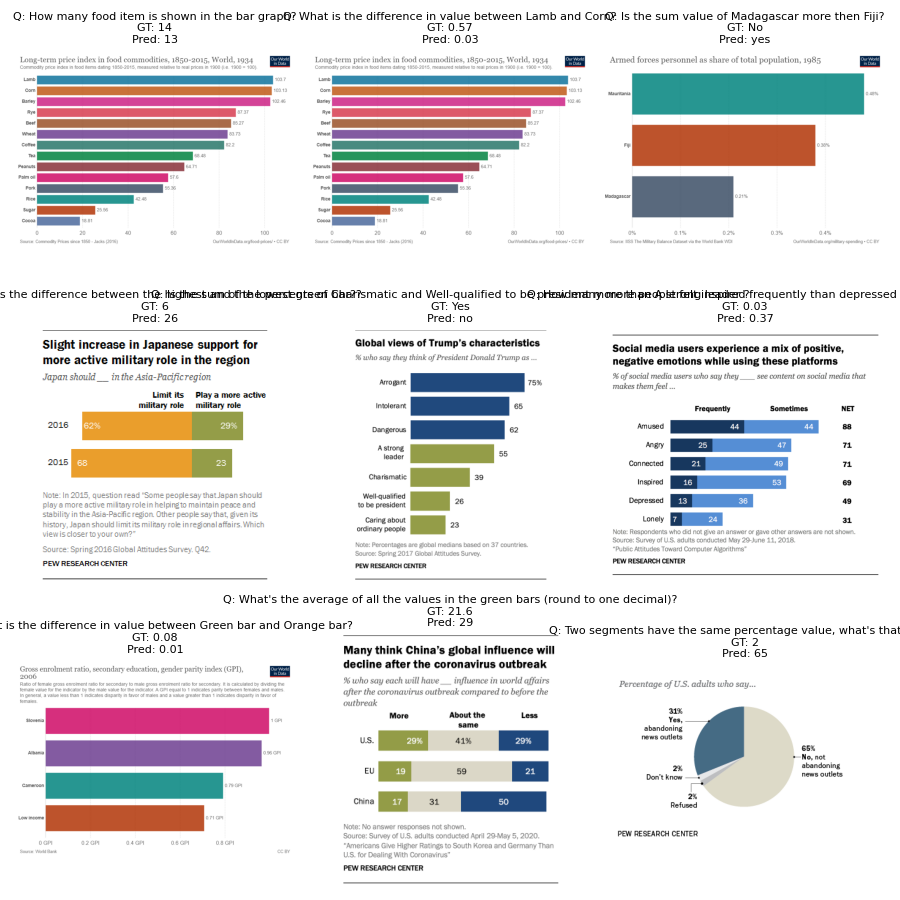
#> input picture legacy/debug-data/mistakes/mistakes-0.png, 900 x 900 px
$ python -i preprocessing.py   (imports and definitions only)
#> lines starting #> are read from the running program, lines starting #| are printed output that depends on the picture
#> in process_image_for_model, image is the input picture: PIL image 900x900 RGBA; mean R, G, B, A 227.9, 225.8, 226.1, 255
"""Image and text preprocessing utilities."""

from typing import Tuple, Optional, Union
from PIL import Image
import io


# Default pixel constraints for Qwen2.5-VL
MIN_PIXELS = 4 * 28 * 28      # 3,136
MAX_PIXELS = 16384 * 28 * 28  # 12,845,056
DEFAULT_PIXELS = 512 * 28 * 28  # ~400k pixels (good balance)


def _resolve_resample(resample: Union[str, int]) -> int:
    if isinstance(resample, int):
        return resample
    name = str(resample).lower()
    if name == "bicubic":
        return Image.BICUBIC
    if name == "lanczos":
        return Image.LANCZOS
    if name == "bilinear":
        return Image.BILINEAR
    return Image.LANCZOS


def resize_image(
    image: Image.Image,
    min_pixels: int = MIN_PIXELS,
    max_pixels: int = DEFAULT_PIXELS,
    resample: Union[str, int] = "lanczos",
) -> Image.Image:
    """
    Resize image to fit within pixel constraints.

    Maintains aspect ratio while ensuring:
    - Total pixels >= min_pixels
    - Total pixels <= max_pixels

    Args:
        image: PIL Image to resize
        min_pixels: Minimum total pixels
        max_pixels: Maximum total pixels
        resample: Resampling filter

    Returns:
        Resized PIL Image
    """
#> called with min_pixels = 3136, max_pixels = 401408, resample = 'lanczos'
    # Convert to RGB if needed
    if image.mode != "RGB":
        image = image.convert("RGB")

    width, height = image.size
#> width = 900; height = 900
    current_pixels = width * height
#> current_pixels = 810000

    # Check if resize is needed
    if min_pixels <= current_pixels <= max_pixels:
        return image

    # Calculate scale factor
    if current_pixels < min_pixels:
        scale = (min_pixels / current_pixels) ** 0.5
    else:
        scale = (max_pixels / current_pixels) ** 0.5
#> scale = 0.704

    new_width = int(width * scale)
#> new_width = 633
    new_height = int(height * scale)
#> new_height = 633

    # Ensure dimensions are at least 28 (patch size)
    new_width = max(28, new_width)
    new_height = max(28, new_height)

    return image.resize((new_width, new_height), resample=_resolve_resample(resample))
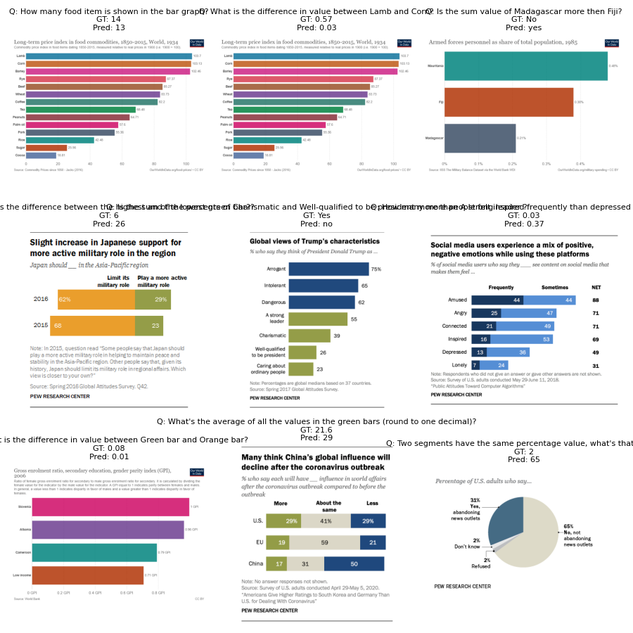
#> returned value: PIL image 633x633 RGB; mean R, G, B 227.4, 225.4, 225.7


def process_image_for_model(
    image: Union[Image.Image, str, bytes],
    min_pixels: int = MIN_PIXELS,
    max_pixels: int = DEFAULT_PIXELS,
    resample: Union[str, int] = "lanczos",
) -> Image.Image:
    """
    Process image for model input.

    Handles various input types and ensures proper format.

    Args:
        image: PIL Image, file path, or bytes
        max_pixels: Maximum pixels after resize

    Returns:
        Processed PIL Image
    """
    # Handle different input types
    if isinstance(image, str):
        image = Image.open(image)
    elif isinstance(image, bytes):
        image = Image.open(io.BytesIO(image))
    elif not isinstance(image, Image.Image):
        raise TypeError(f"Unsupported image type: {type(image)}")

    # Convert to RGB
    if image.mode != "RGB":
        image = image.convert("RGB")

    # Resize if needed
    image = resize_image(image, min_pixels=min_pixels, max_pixels=max_pixels, resample=resample)

    return image


# [125 lines left out: functions get_image_size_info, normalize_text, clean_json_string, truncate_text, batch_process_images, not called in this run]

>>> result = process_image_for_model('../../legacy/debug-data/mistakes/mistakes-0.png')

$ run again, on legacy/debug-data/mistakes/mistakes-1.png
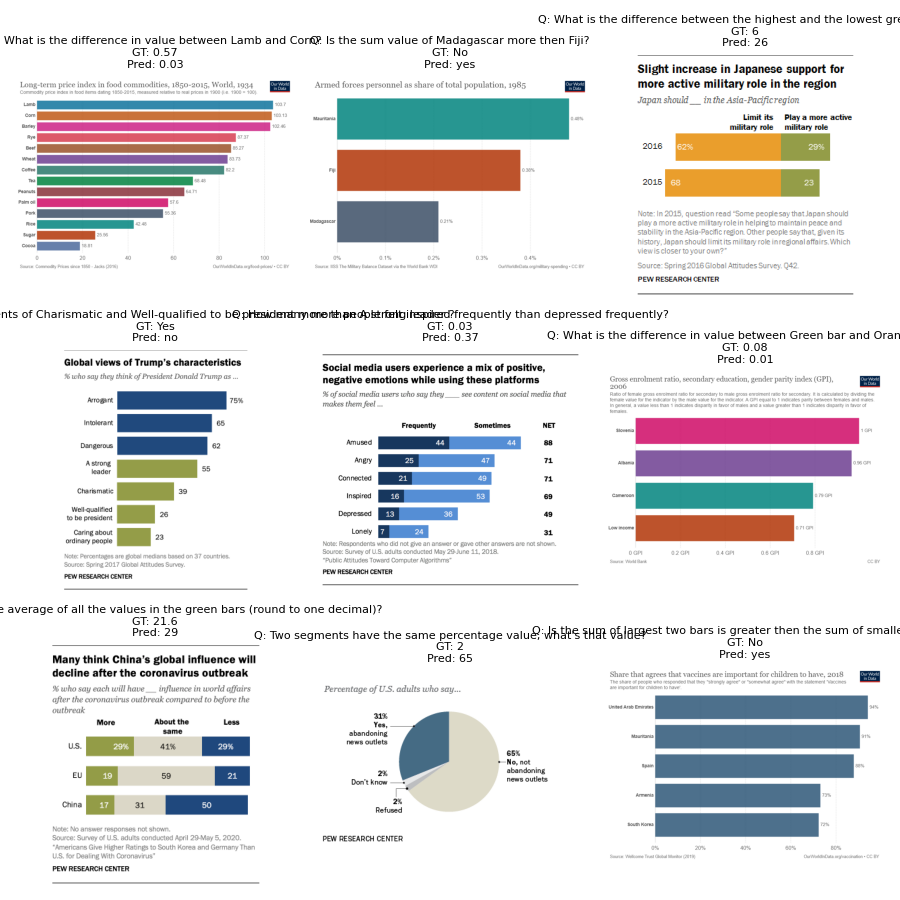
#> input picture legacy/debug-data/mistakes/mistakes-1.png, 900 x 900 px
#> in process_image_for_model, image is the input picture: PIL image 900x900 RGBA; mean R, G, B, A 226.5, 226.2, 227.1, 255
#> image: PIL image 900x900 RGB
#> in resize_image, `return image.resize((new_width, new_height), resample=_resolve_resampl..`:
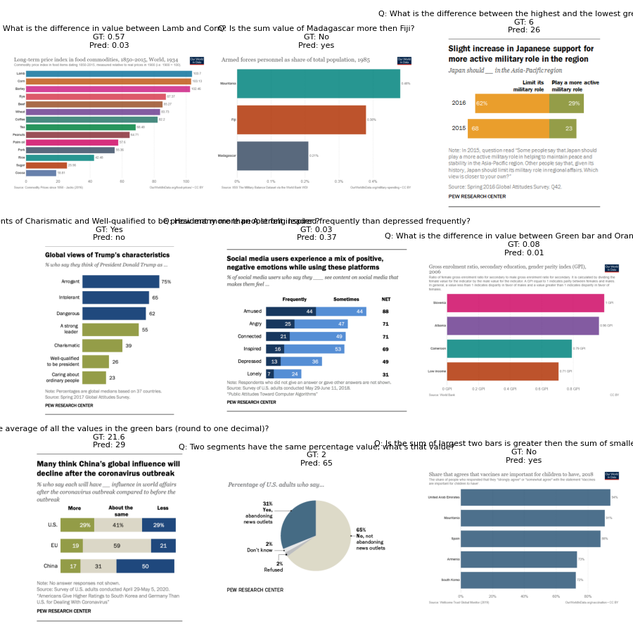
#> returned value: PIL image 633x633 RGB; mean R, G, B 226.1, 225.8, 226.7

$ run again, on legacy/debug-data/mistakes/mistakes-2.png
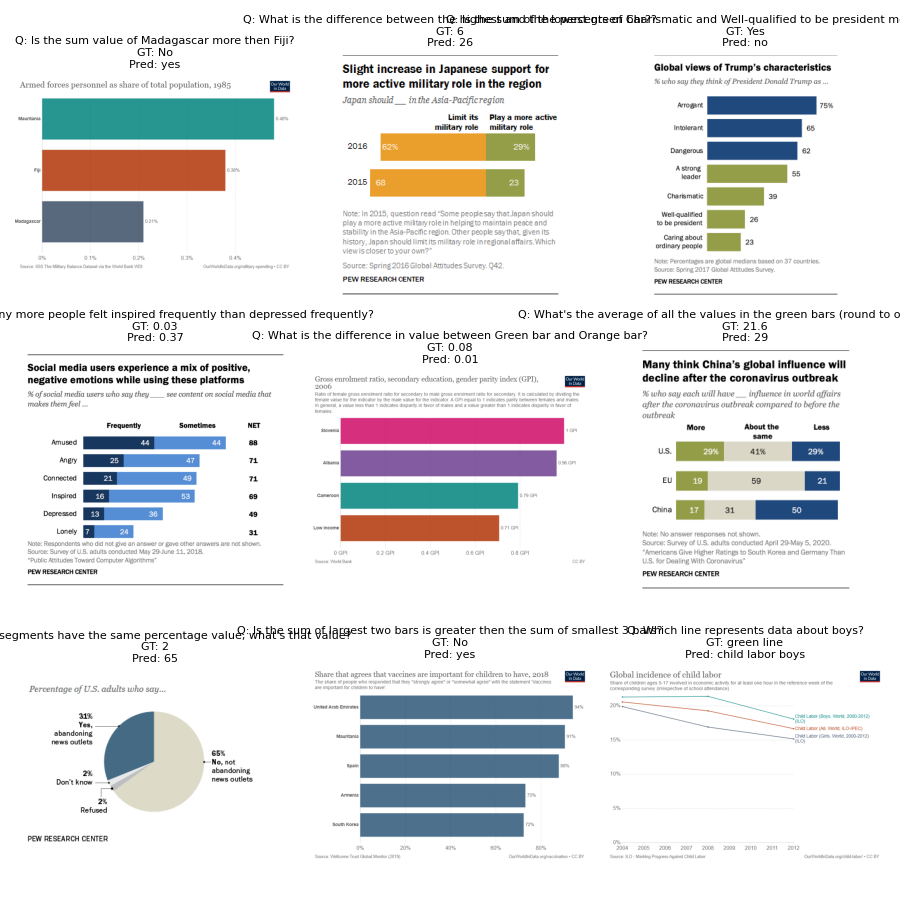
#> input picture legacy/debug-data/mistakes/mistakes-2.png, 900 x 900 px
#> in process_image_for_model, image is the input picture: PIL image 900x900 RGBA; mean R, G, B, A 229.2, 229.7, 230.3, 255
#> image: PIL image 900x900 RGB
#> in resize_image, `return image.resize((new_width, new_height), resample=_resolve_resampl..`:
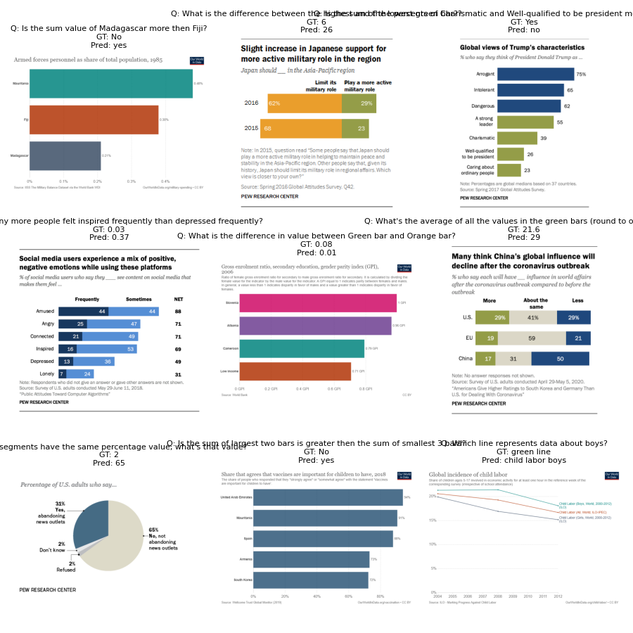
#> returned value: PIL image 633x633 RGB; mean R, G, B 228.8, 229.3, 229.8
